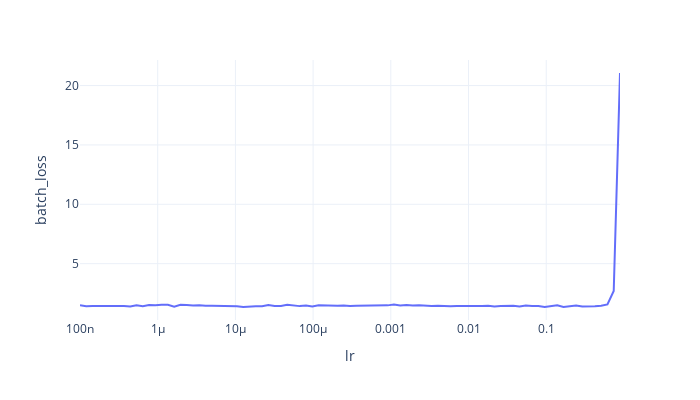

Source (notebook cell):
### Code cell
# finding the best learning rate from this model
lrfinder = model.lr_finder(train[0], train[1], batch_size, tolerance=10)
lr = lrfinder.get_best_lr()
model.optimizer.set_lr(lr)

lrfinder_df = lrfinder.to_pandas()
fig = px.line(x=lrfinder_df.index, y=lrfinder_df.train_loss, 
              log_x=True, width=700, height=400)

fig.update_layout(dict(xaxis={'title':'lr'}, yaxis={'title':'batch_loss'}))
fig.show()

print("Best learning rate: ", lr)
